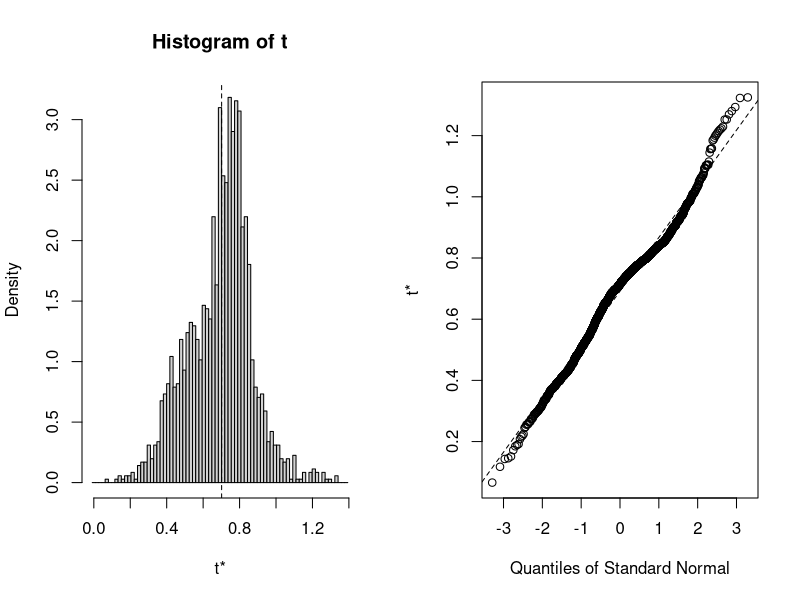
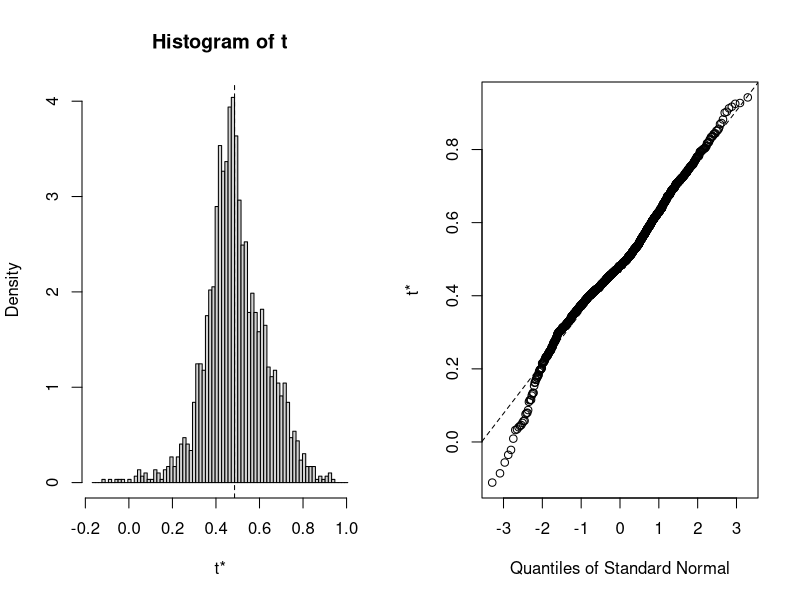
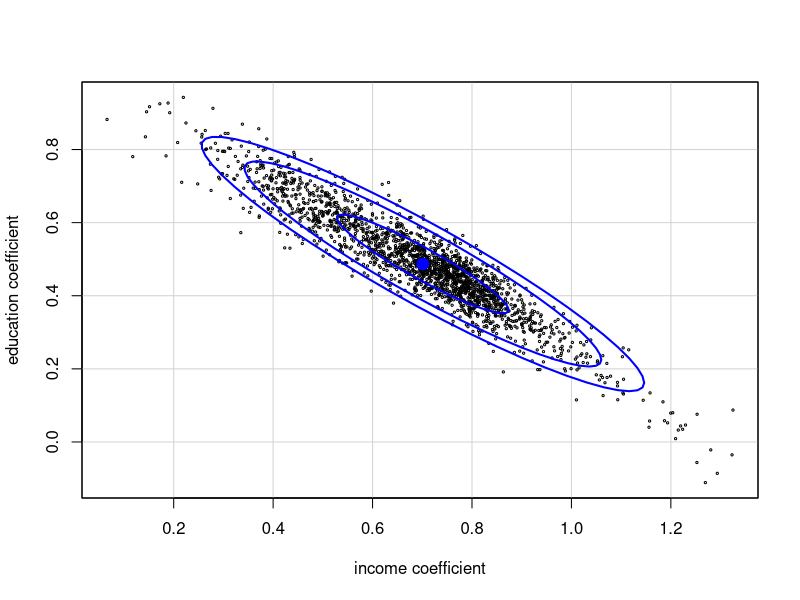
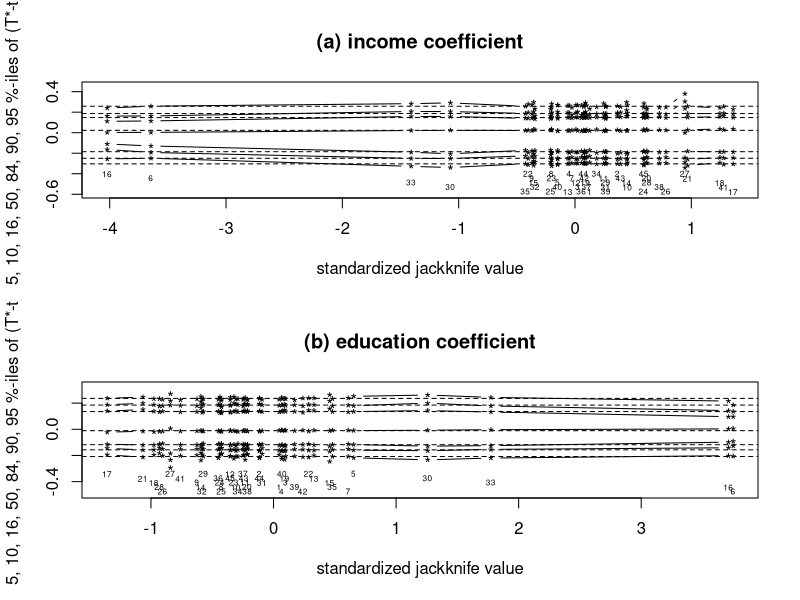
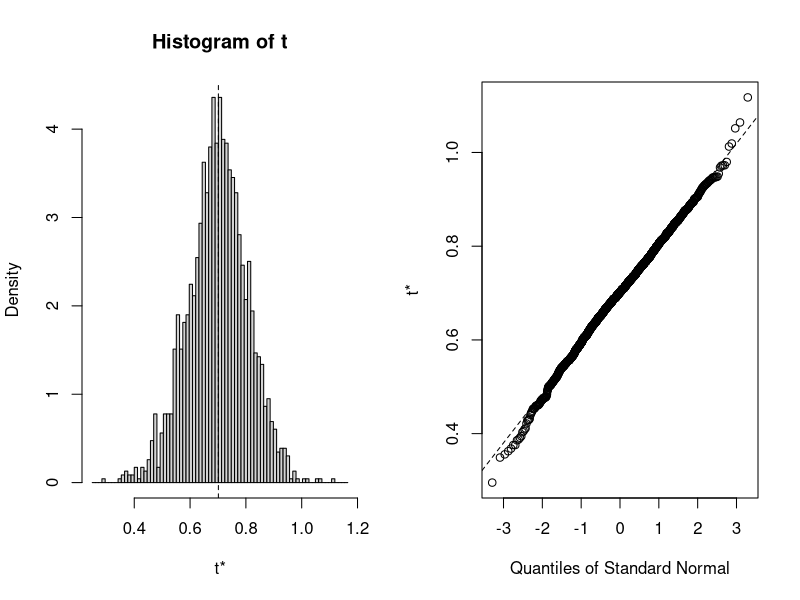
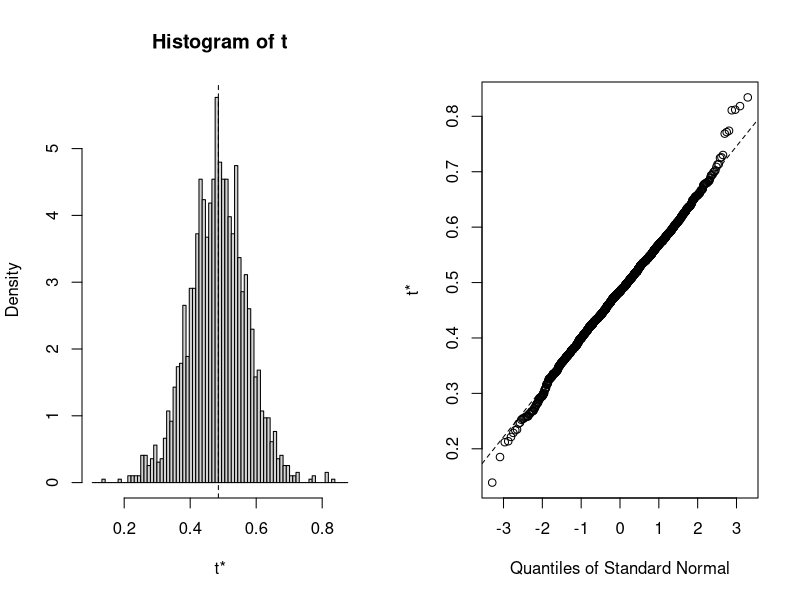
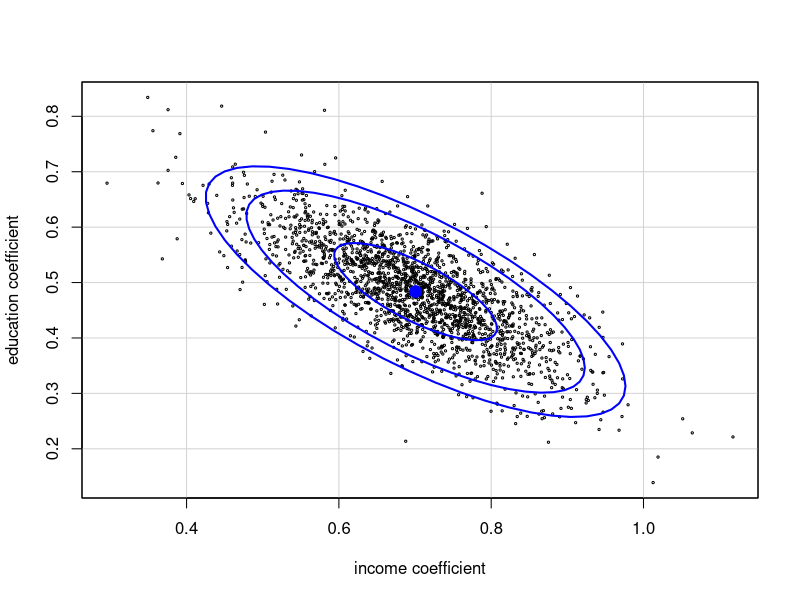
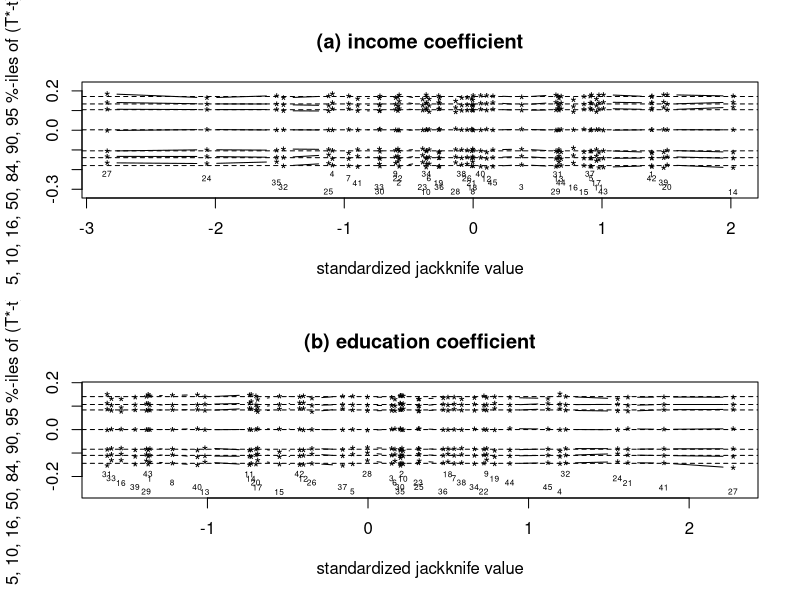

Here is the R script that generated these plots, in order:
library(car)
library(MASS)
data(Duncan)
dim(Duncan)
attributes(Duncan)

mod.duncan.hub <- rlm(prestige ~ income + education, data = Duncan)
summary(mod.duncan.hub)

boot.huber <- function(data, indices, maxit = 20){
  data <- data[indices, ] #select obs. in bootstrap sample
  mod <- rlm(prestige ~ income + education, data = data, maxit = maxit)
  coefficients(mod) #return coefficient vector
}

library(boot)
system.time(duncan.boot <- boot(Duncan, boot.huber, 1999, maxit = 100))
duncan.boot

duncan.array <- boot.array(duncan.boot)
duncan.array[1:2,]
dim(duncan.array)

#BOOTSTRAP DISTRIBUTIONS####
plot(duncan.boot, index = 2) #income coef.
plot(duncan.boot, index = 3) #education coef.

#JOIN DISTRIBUTION OF THE BOOTSTRAPPED####
dataEllipse(duncan.boot$t[, 2], duncan.boot$t[, 3], xlab = "income coefficient", ylab = "education coefficient", cex=.3, levels = c (0.5, 0.95, 0.99), robust = T)

#BOOTSTRAP CONFIDENCE INTERVALS####
boot.ci(duncan.boot, index = 2, type = c("norm", "perc", "bca"))
boot.ci(duncan.boot, index = 3, type = c("norm", "perc", "bca"))

#SENSITIVITY OF THE STATISTIC
par(mfcol = c(2, 1))
jack.after.boot(duncan.boot, index = 2, main = "(a) income coefficient")
jack.after.boot(duncan.boot, index = 3, main = "(b) education coefficient")


##FIXED-x RESAMPLING
fit <- fitted(mod.duncan.hub)
e <- residuals(mod.duncan.hub)
X <- model.matrix(mod.duncan.hub)
boot.huber.fixed <- function(data, indices, maxit = 20){
  y <- fit + e[indices]
  mod <- rlm (y ~ X - 1, maxit = maxit)
  coefficients(mod)
}

duncan.fix.boot <- boot(Duncan, boot.huber.fixed, 1999, maxit = 100)
duncan.fix.boot

#BOOTSTRAP DISTRIBUTIONS####
plot(duncan.fix.boot, index = 2) #income coef.
plot(duncan.fix.boot, index = 3) #education coef.

#JOIN DISTRIBUTION OF THE BOOTSTRAPPED####
dataEllipse(duncan.fix.boot$t[, 2], duncan.fix.boot$t[, 3], xlab = "income coefficient", ylab = "education coefficient", cex=.3, levels = c (0.5, 0.95, 0.99), robust = T)

#BOOTSTRAP CONFIDENCE INTERVALS####
boot.ci(duncan.fix.boot, index = 2, type = c("norm", "perc", "bca"))
boot.ci(duncan.fix.boot, index = 3, type = c("norm", "perc", "bca"))

#SENSITIVITY OF THE STATISTIC
par(mfcol = c(2, 1))
jack.after.boot(duncan.fix.boot, index = 2, main = "(a) income coefficient")
jack.after.boot(duncan.fix.boot, index = 3, main = "(b) education coefficient")

rm()